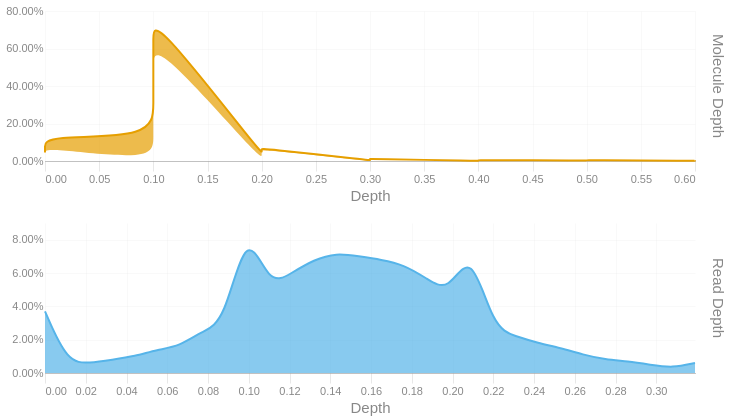

Notebook source saved alongside this figure:
### Code cell
readdep = depth_hist(tb['Read Depth'], q99, 3)
readdep = readdep.with_columns(pl.lit('Read Depth').alias('Metric'))
if not SKIPLR:
    moldep = depth_hist(tb['Molecule Depth'], mol_q99, 1)
    moldep = moldep.with_columns(pl.lit('Molecule Depth').alias('Metric'))
    _hist = pl.concat([readdep, moldep])
    _hist = _hist.filter(pl.col('Proportion') != 0)
    with SafeRender(_hist):
        (
            alt.Chart(_hist)        
            .mark_area(interpolate = "basis")
            .encode(
                x=alt.X('Bin:Q').scale(domainMin=0).axis(alt.Axis(title='Depth')),
                y = alt.Y('Proportion:Q', title = None).axis(format = '.2%'),
                color = alt.Color('Metric:N').legend(None),
                row = alt.Row("Metric:N").header(title = None, labelOrient = 'right'),
                tooltip = [
                    alt.Tooltip("Metric:N", title = "Metric"),
                    alt.Tooltip('Interval:N', title = "Depth Interval"),
                    alt.Tooltip('Proportion:Q', title = "% Alignments").format('.2%')
                ]
            )
            .resolve_scale(x='independent', y='independent')
            .properties(
                height = 150, width = 650,
                usermeta={'embedOptions': {'downloadFileName': f'{samplename}.depth.hist'}}
            )
        ).display()
else:
    readdep = readdep.filter(pl.col('Proportion') != 0)
    with SafeRender(readdep):
        (
            alt.Chart(readdep)        
            .mark_area(interpolate = "basis")
            .encode(
                x=alt.X('Bin:Q').scale(domainMin=0).axis(alt.Axis(title='Depth')),
                y = alt.Y('Proportion:Q', title = None).axis(format = '.2%'),
                tooltip = [
                    alt.Tooltip('Interval:N', title = "Depth Interval"),
                    alt.Tooltip('Proportion:Q', title = "% Alignments").format('.2%')
                ]
            )
            .properties(
                usermeta={'embedOptions': {'downloadFileName': f'{samplename}.depth.hist'}}
            )
        ).display()

### Figure 1 — Vega-Lite specification as saved in the notebook (floating-point values rounded to 4 significant figures)
{"width": 650, "height": 150, "config": {"title": {"anchor": "start", "dy": -15, "fontSize": 18, "color": "#888888", "subtitleColor": "#888888", "subtitleFontSize": 14}, "arc": {"fill": "#0072B2"}, "axis": {"domainColor": "#888888", "domainWidth": 0.5, "gridWidth": 0.2, "grid": false, "titleFontWeight": 400, "titleFontSize": 15, "labelFontSize": 11, "labelColor": "#888888", "tickColor": "#888888", "tickWidth": 0.2, "titleColor": "#888888"}, "axisBand": {"grid": false}, "axisX": {"grid": true, "tickSize": 10, "domainCap": "round"}, "axisY": {"domain": false, "grid": true, "tickSize": 0, "domainCap": "round"}, "background": "transparent", "header": {"labelFontSize": 15, "labelColor": "#888888", "titleFontSize": 15, "titleFontWeight": 600, "titleColor": "#888888"}, "legend": {"labelFont": "sans-serif", "labelFontSize": 12, "labelColor": "#888888", "symbolSize": 100, "symbolType": "circle", "titleFontSize": 12, "titlePadding": 10, "titleColor": "#888888", "title": null}, "range": {"category": ["#E69F00", "#56B4E9", "#009E73", "#F0E442", "#0072B2", "#D55E00", "#CC79A7", "#000000"], "diverging": ["#cfe8f3", "#a2d4ec", "#73bfe2", "#46abdb", "#1696d2", "#12719e"]}, "area": {"fill": "#0072B2", "fillOpacity": 0.7, "line": true, "strokeOpacity": 0.7}, "line": {"color": "#0072B2", "stroke": "#0072B2", "strokeWidth": 2}, "trail": {"color": "#0072B2", "stroke": "#0072B2", "strokeWidth": 0, "size": 1}, "point": {"filled": true, "fillOpacity": 1.0, "size": 95}, "text": {"color": "#888888", "fontSize": 11, "align": "right", "fontWeight": 400, "size": 11}, "bar": {"fill": "#0072B2", "stroke": null}, "view": {"stroke": null, "continuousWidth": 660, "continuousHeight": 400}}, "data": {"name": "data-a5c5a7267341331b2ea3aada2dfa7a7a"}, "mark": {"type": "area", "interpolate": "basis"}, "encoding": {"color": {"field": "Metric", "legend": null, "type": "nominal"}, "row": {"field": "Metric", "header": {"title": null, "labelOrient": "right"}, "type": "nominal"}, "tooltip": [{"field": "Metric", "title": "Metric", "type": "nominal"}, {"field": "Interval", "title": "Depth Interval", "type": "nominal"}, {"field": "Proportion", "format": ".2%", "title": "% Alignments", "type": "quantitative"}], "x": {"axis": {"title": "Depth"}, "field": "Bin", "scale": {"domainMin": 0}, "type": "quantitative"}, "y": {"axis": {"format": ".2%"}, "field": "Proportion", "title": null, "type": "quantitative"}}, "resolve": {"scale": {"x": "independent", "y": "independent"}}, "usermeta": {"embedOptions": {"downloadFileName": "S6_Altamaha_3962.depth.hist"}}, "$schema": "https://vega.github.io/schema/vega-lite/v6.1.0.json", "datasets": {"data-a5c5a7267341331b2ea3aada2dfa7a7a": [{"Bin": 0.0, "Interval": "0.0-0.011", "Proportion": 0.037, "Metric": "Read Depth"}, {"Bin": 0.011, "Interval": "0.011-0.022", "Proportion": 0.006, "Metric": "Read Depth"}, {"Bin": 0.022, "Interval": "0.022-0.033", "Proportion": 0.006, "Metric": "Read Depth"}, {"Bin": 0.033, "Interval": "0.033-0.044", "Proportion": 0.008, "Metric": "Read Depth"}, {"Bin": 0.044, "Interval": "0.044-0.055", "Proportion": 0.01, "Metric": "Read Depth"}, {"Bin": 0.055, "Interval": "0.055-0.066", "Proportion": 0.014, "Metric": "Read Depth"}, {"Bin": 0.066, "Interval": "0.066-0.077", "Proportion": 0.016, "Metric": "Read Depth"}, {"Bin": 0.077, "Interval": "0.077-0.088", "Proportion": 0.025, "Metric": "Read Depth"}, {"Bin": 0.088, "Interval": "0.088-0.099", "Proportion": 0.03, "Metric": "Read Depth"}, {"Bin": 0.099, "Interval": "0.099-0.11", "Proportion": 0.089, "Metric": "Read Depth"}, {"Bin": 0.11, "Interval": "0.11-0.121", "Proportion": 0.052, "Metric": "Read Depth"}, {"Bin": 0.121, "Interval": "0.121-0.132", "Proportion": 0.06, "Metric": "Read Depth"}, {"Bin": 0.132, "Interval": "0.132-0.143", "Proportion": 0.068, "Metric": "Read Depth"}, {"Bin": 0.143, "Interval": "0.143-0.154", "Proportion": 0.072, "Metric": "Read Depth"}, {"Bin": 0.154, "Interval": "0.154-0.165", "Proportion": 0.07, "Metric": "Read Depth"}, {"Bin": 0.165, "Interval": "0.165-0.176", "Proportion": 0.068, "Metric": "Read Depth"}, {"Bin": 0.176, "Interval": "0.176-0.187", "Proportion": 0.065, "Metric": "Read Depth"}, {"Bin": 0.187, "Interval": "0.187-0.198", "Proportion": 0.057, "Metric": "Read Depth"}, {"Bin": 0.198, "Interval": "0.198-0.209", "Proportion": 0.048, "Metric": "Read Depth"}, {"Bin": 0.209, "Interval": "0.209-0.22", "Proportion": 0.075, "Metric": "Read Depth"}, {"Bin": 0.22, "Interval": "0.22-0.231", "Proportion": 0.027, "Metric": "Read Depth"}, {"Bin": 0.231, "Interval": "0.231-0.242", "Proportion": 0.022, "Metric": "Read Depth"}, {"Bin": 0.242, "Interval": "0.242-0.253", "Proportion": 0.018, "Metric": "Read Depth"}, {"Bin": 0.253, "Interval": "0.253-0.264", "Proportion": 0.015, "Metric": "Read Depth"}, {"Bin": 0.264, "Interval": "0.264-0.275", "Proportion": 0.011, "Metric": "Read Depth"}, {"Bin": 0.275, "Interval": "0.275-0.286", "Proportion": 0.008, "Metric": "Read Depth"}, {"Bin": 0.286, "Interval": "0.286-0.297", "Proportion": 0.007, "Metric": "Read Depth"}, {"Bin": 0.297, "Interval": "0.297-0.308", "Proportion": 0.005, "Metric": "Read Depth"}, {"Bin": 0.308, "Interval": "0.308-0.319", "Proportion": 0.003, "Metric": "Read Depth"}, {"Bin": 0.319, "Interval": "0.319-0.33", "Proportion": 0.006, "Metric": "Read Depth"}, {"Bin": 0.0, "Interval": "0.0-0.0", "Proportion": 0.045, "Metric": "Molecule Depth"}, {"Bin": 0.0, "Interval": "0.0-0.0", "Proportion": 0.027, "Metric": "Molecule Depth"}, {"Bin": 0.0, "Interval": "0.0-0.1", "Proportion": 0.063, "Metric": "Molecule Depth"}, {"Bin": 0.1, "Interval": "0.1-0.1", "Proportion": 0.124, "Metric": "Molecule Depth"}, {"Bin": 0.1, "Interval": "0.1-0.1", "Proportion": 0.183, "Metric": "Molecule Depth"}, {"Bin": 0.1, "Interval": "0.1-0.1", "Proportion": 0.196, "Metric": "Molecule Depth"}, {"Bin": 0.1, "Interval": "0.1-0.1", "Proportion": 0.151, "Metric": "Molecule Depth"}, {"Bin": 0.1, "Interval": "0.1-0.2", "Proportion": 0.12, "Metric": "Molecule Depth"}, {"Bin": 0.2, "Interval": "0.2-0.2", "Proportion": 0.036, "Metric": "Molecule Depth"}, {"Bin": 0.2, "Interval": "0.2-0.2", "Proportion": 0.018, "Metric": "Molecule Depth"}, {"Bin": 0.2, "Interval": "0.2-0.2", "Proportion": 0.008, "Metric": "Molecule Depth"}, {"Bin": 0.2, "Interval": "0.2-0.3", "Proportion": 0.006, "Metric": "Molecule Depth"}, {"Bin": 0.3, "Interval": "0.3-0.3", "Proportion": 0.003, "Metric": "Molecule Depth"}, {"Bin": 0.3, "Interval": "0.3-0.3", "Proportion": 0.002, "Metric": "Molecule Depth"}, {"Bin": 0.3, "Interval": "0.3-0.3", "Proportion": 0.002, "Metric": "Molecule Depth"}, {"Bin": 0.3, "Interval": "0.3-0.3", "Proportion": 0.003, "Metric": "Molecule Depth"}, {"Bin": 0.3, "Interval": "0.3-0.4", "Proportion": 0.001, "Metric": "Molecule Depth"}, {"Bin": 0.4, "Interval": "0.4-0.4", "Proportion": 0.001, "Metric": "Molecule Depth"}, {"Bin": 0.4, "Interval": "0.4-0.4", "Proportion": 0.001, "Metric": "Molecule Depth"}, {"Bin": 0.4, "Interval": "0.4-0.4", "Proportion": 0.001, "Metric": "Molecule Depth"}, {"Bin": 0.4, "Interval": "0.4-0.4", "Proportion": 0.001, "Metric": "Molecule Depth"}, {"Bin": 0.4, "Interval": "0.4-0.5", "Proportion": 0.001, "Metric": "Molecule Depth"}, {"Bin": 0.5, "Interval": "0.5-0.5", "Proportion": 0.002, "Metric": "Molecule Depth"}, {"Bin": 0.5, "Interval": "0.5-0.5", "Proportion": 0.001, "Metric": "Molecule Depth"}, {"Bin": 0.5, "Interval": "0.5-0.5", "Proportion": 0.001, "Metric": "Molecule Depth"}, {"Bin": 0.5, "Interval": "0.5-0.6", "Proportion": 0.001, "Metric": "Molecule Depth"}, {"Bin": 0.6, "Interval": "0.6-0.6", "Proportion": 0.001, "Metric": "Molecule Depth"}, {"Bin": 0.6, "Interval": "0.6-0.6", "Proportion": 0.001, "Metric": "Molecule Depth"}, {"Bin": 0.6, "Interval": "0.6-0.6", "Proportion": 0.001, "Metric": "Molecule Depth"}, {"Bin": 0.6, "Interval": "0.6-0.64", "Proportion": 0.001, "Metric": "Molecule Depth"}]}}
